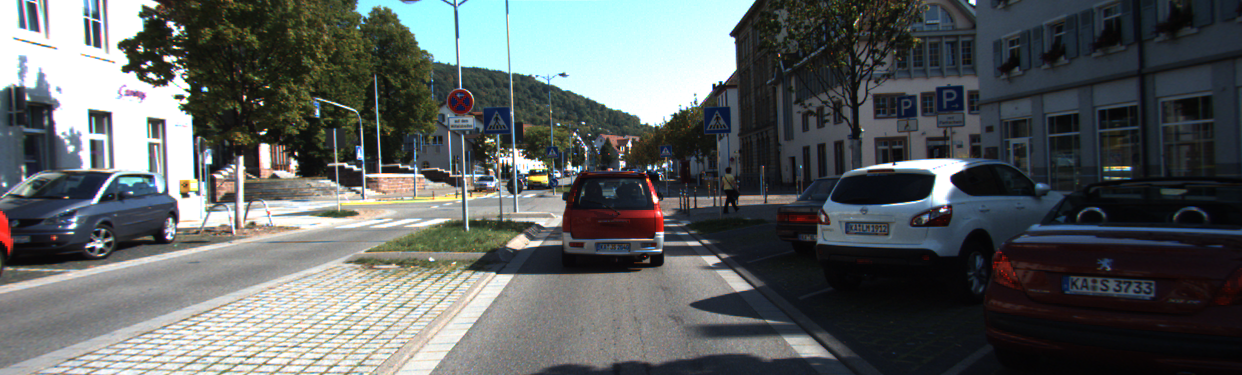
#> input picture CarND-Vehicle-Detection-P5/3D_plot_images/000275.png, 1242 x 375 px
$ jupyter execute Untitled.ipynb   (older library calls are emulated)
#> lines starting #> are read from the running program, lines starting #| are printed output that depends on the picture
[cell 1]
import cv2
import numpy as np
import matplotlib.pyplot as plt
from mpl_toolkits.mplot3d import Axes3D

def plot3d(pixels, colors_rgb,
        axis_labels=list("RGB"), axis_limits=[(0, 255), (0, 255), (0, 255)]):
    """Plot pixels in 3D."""

    # Create figure and 3D axes
    fig = plt.figure(figsize=(8, 8))
    ax = Axes3D(fig)

    # Set axis limits
    ax.set_xlim(*axis_limits[0])
    ax.set_ylim(*axis_limits[1])
    ax.set_zlim(*axis_limits[2])

    # Set axis labels and sizes
    ax.tick_params(axis='both', which='major', labelsize=14, pad=8)
    ax.set_xlabel(axis_labels[0], fontsize=16, labelpad=16)
    ax.set_ylabel(axis_labels[1], fontsize=16, labelpad=16)
    ax.set_zlabel(axis_labels[2], fontsize=16, labelpad=16)

    # Plot pixel values with colors given in colors_rgb
    ax.scatter(
        pixels[:, :, 0].ravel(),
        pixels[:, :, 1].ravel(),
        pixels[:, :, 2].ravel(),
        c=colors_rgb.reshape((-1, 3)), edgecolors='none')

    return ax  # return Axes3D object for further manipulation

[cell 2]
def processimage_and_plot(img):

    # img = cv2.imread("./3D_plot_images/000528.png")
    plt.imshow(cv2.cvtColor(img, cv2.COLOR_BGR2RGB))
    plt.show()
    # img = cv2.imread("./3D_plot_images/001240.png")

    # Select a small fraction of pixels to plot by subsampling it
    scale = max(img.shape[0], img.shape[1], 64) / 64  # at most 64 rows and columns
    img_small = cv2.resize(img, (np.int(img.shape[1] / scale), np.int(img.shape[0] / scale)), interpolation=cv2.INTER_NEAREST)

    # Convert subsampled image to desired color space(s)
    img_small_RGB = cv2.cvtColor(img_small, cv2.COLOR_BGR2RGB)  # OpenCV uses BGR, matplotlib likes RGB
    img_small_HSV = cv2.cvtColor(img_small, cv2.COLOR_BGR2HSV)
    img_small_HLS = cv2.cvtColor(img_small, cv2.COLOR_BGR2HLS)
    img_small_LUV = cv2.cvtColor(img_small, cv2.COLOR_BGR2LUV)
    img_small_rgb = img_small_RGB / 255.  # scaled to [0, 1], only for plotting

    # Plot and show
    plot3d(img_small_RGB, img_small_rgb)
    plt.show()

    plot3d(img_small_HSV, img_small_rgb, axis_labels=list("HSV"))
    plt.show()

    plot3d(img_small_HLS, img_small_rgb, axis_labels=list("HLS"))
    plt.show()

    plot3d(img_small_LUV, img_small_rgb, axis_labels=list("LUV"))
    plt.show()

[cell 3]
img = cv2.imread("./3D_plot_images/000275.png")
#> img is the input picture: shape (375, 1242, 3); mean B, G, R 96.5, 96.6, 91.8
processimage_and_plot(img)

[cell 4]
img = cv2.imread("./3D_plot_images/2.png")
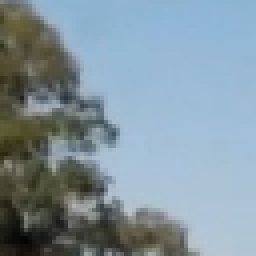
#> input picture CarND-Vehicle-Detection-P5/3D_plot_images/2.png, 64 x 64 px (shown 4 times larger)
#> img is the input picture: shape (64, 64, 3); mean B, G, R 158.4, 148, 130
processimage_and_plot(img)
#> in processimage_and_plot (call 2), `img_small_HSV = cv2.cvtColor(img_small, cv2.COLOR_BGR2HSV)`: img_small_HSV: shape (64, 64, 3); mean H, S, V 81.6, 57.6, 163.3
#> in processimage_and_plot (call 2), `img_small_HLS = cv2.cvtColor(img_small, cv2.COLOR_BGR2HLS)`: img_small_HLS: shape (64, 64, 3); mean of channels 0, 1, 2 81.6, 144.6, 69
#> in processimage_and_plot (call 2), `img_small_LUV = cv2.cvtColor(img_small, cv2.COLOR_BGR2LUV)`: img_small_LUV: shape (64, 64, 3); mean of channels 0, 1, 2 151.5, 89.5, 125.4

[cell 5]
img = cv2.imread("./3D_plot_images/25.png")
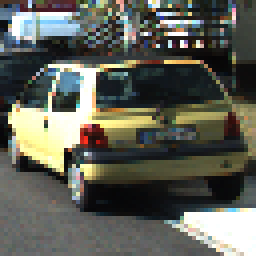
#> input picture CarND-Vehicle-Detection-P5/3D_plot_images/25.png, 64 x 64 px (shown 4 times larger)
#> img is the input picture: shape (64, 64, 3); mean B, G, R 86.6, 95.9, 94.3
processimage_and_plot(img)
#> in processimage_and_plot (call 3), `img_small_HSV = cv2.cvtColor(img_small, cv2.COLOR_BGR2HSV)`: img_small_HSV: shape (64, 64, 3); mean H, S, V 62, 61, 102.7
#> in processimage_and_plot (call 3), `img_small_HLS = cv2.cvtColor(img_small, cv2.COLOR_BGR2HLS)`: img_small_HLS: shape (64, 64, 3); mean of channels 0, 1, 2 62, 91.2, 61.1
#> in processimage_and_plot (call 3), `img_small_LUV = cv2.cvtColor(img_small, cv2.COLOR_BGR2LUV)`: img_small_LUV: shape (64, 64, 3); mean of channels 0, 1, 2 98.3, 96.7, 142.3

[cell 6]
import cv2
import matplotlib.image as mpimg

image = mpimg.imread('./3D_plot_images/test_img.jpg')
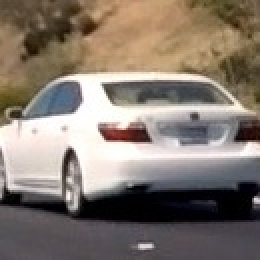
#> input picture CarND-Vehicle-Detection-P5/3D_plot_images/test_img.jpg, 130 x 130 px (shown 2 times larger)
#> image is the input picture: shape (130, 130, 3); mean R, G, B 132.3, 121, 111.2
plt.imshow(image)
plt.show()
print(image.shape)
#| (130, 130, 3)
small_img = cv2.resize(image, (32, 32))
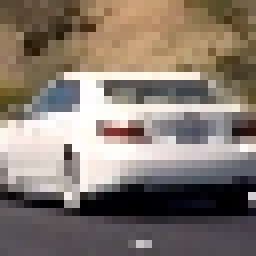
#> small_img: shape (32, 32, 3) (shown 8 times larger); mean R, G, B 132.9, 121.6, 111.7
print(small_img.shape)
#| (32, 32, 3)
plt.imshow(small_img)
plt.show()

feature_vec = small_img.ravel()
#> feature_vec = 3072 values, max 255 at index 891, min 0 at index 2346, mean 122.1
print(feature_vec.shape)
#| (3072,)
